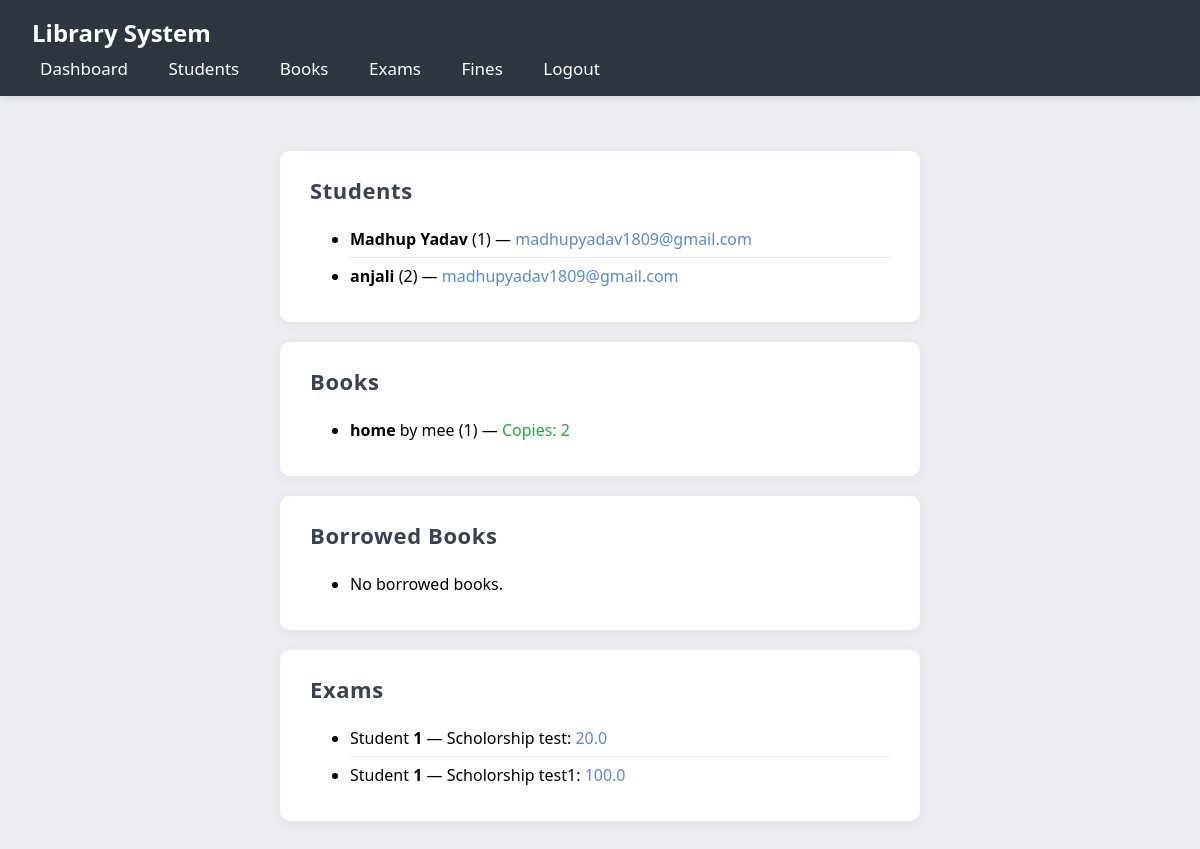
Screenshot of /dashboard (signed in) with the database file from the repository.
### models.py (models this page shows)
class Student(db.Model):
    id = db.Column(db.String(10), primary_key=True)
    name = db.Column(db.String(100), nullable=False)
    email = db.Column(db.String(100), nullable=False)

class Book(db.Model):
    id = db.Column(db.String(10), primary_key=True)
    title = db.Column(db.String(150), nullable=False)
    author = db.Column(db.String(100), nullable=False)
    copies = db.Column(db.Integer, nullable=False)

class Exam(db.Model):
    id = db.Column(db.Integer, primary_key=True)
    sid = db.Column(db.String(10), db.ForeignKey('student.id'), nullable=False)
    exam = db.Column(db.String(100), nullable=False)
    score = db.Column(db.Float, nullable=False)

### app.py (the view)
@app.route('/dashboard')
def dashboard():
    if not session.get('admin'):
        return redirect(url_for('admin_login'))
    students = Student.query.all()
    books = Book.query.all()
    borrows = Borrow.query.all()
    exams = Exam.query.all()
    return render_template('dashboard.html', students=students, books=books, borrows=borrows, exams=exams)

### templates/dashboard.html
{% extends "base.html" %}
{% block content %}
<div class="section">
    <h2 class="section-title">Students</h2>
    <ul>
    {% for s in students %}
        <li class="list-item">
            <strong>{{ s.name }}</strong> ({{ s.id }}) — <span style="color: #5b88d6;">{{ s.email }}</span>
        </li>
    {% else %}
        <li class="list-item">No students found.</li>
    {% endfor %}
    </ul>
</div>
<div class="section">
    <h2 class="section-title">Books</h2>
    <ul>
    {% for b in books %}
        <li class="list-item">
            <strong>{{ b.title }}</strong> by {{ b.author }} ({{ b.id }}) —
            <span style="color: #28a745;">Copies: {{ b.copies }}</span>
        </li>
    {% else %}
        <li class="list-item">No books available.</li>
    {% endfor %}
    </ul>
</div>
<div class="section">
    <h2 class="section-title">Borrowed Books</h2>
    <ul>
    {% for br in borrows %}
        <li class="list-item">
            Student <strong>{{ br.sid }}</strong> borrowed <strong>{{ br.bid }}</strong> until {{ br.due_date }},
            {% if br.return_date %}
            returned on <span style="color:#2542b6;">{{ br.return_date }}</span>{% else %}
            <span style="color: #f39c12;">Not returned</span>{% endif %},
            Fine: <span style="color: #e53e3e;">₹{{ br.fine }}</span>
        </li>
    {% else %}
        <li class="list-item">No borrowed books.</li>
    {% endfor %}
    </ul>
</div>
<div class="section">
    <h2 class="section-title">Exams</h2>
    <ul>
    {% for e in exams %}
        <li class="list-item">
            Student <strong>{{ e.sid }}</strong> — {{ e.exam }}: <span style="color:#5b88d6;">{{ e.score }}</span>
        </li>
    {% else %}
        <li class="list-item">No exams found.</li>
    {% endfor %}
    </ul>
</div>
{% endblock %}

### templates/base.html (shortened to what this page needs)
<!DOCTYPE html>
<html>
<head>
  <link rel="stylesheet" href="{{ url_for('static', filename='style.css') }}">
</head>
<body>
  <header>
    <h2>Library System</h2>
    <nav>
      <a href="{{ url_for('dashboard') }}">Dashboard</a>
      <a href="{{ url_for('student_list') }}">Students</a>
      <a href="{{ url_for('books_list') }}">Books</a>
      <a href="{{ url_for('exams_list') }}">Exams</a>
      <a href="{{ url_for('fines_view') }}">Fines</a>
      <a href="{{ url_for('logout') }}">Logout</a>
    </nav>
  </header>
  <main>
    {% block content %}{% endblock %}
  </main>
</body>
</html>

### static/style.css (style rules this page uses)
body { font-family: 'Segoe UI', Arial, sans-serif; background: #edeef2; margin: 0; }
header { background: #2d3541; color: #fff; padding: 1em 2em; box-shadow: 0 2px 8px rgba(44,62,80,0.12); }
header h2 { margin: 0; font-weight: 700; }
nav { margin-top: 8px; font-size: 17px; }
nav a { color: #fff; margin-right: 20px; text-decoration: none; padding: 2px 8px; border-radius: 4px; transition: background 0.15s; }
main { padding: 35px 0; min-height: 80vh; }
.section { background: #fff; margin: 20px auto; max-width: 580px; padding: 24px 30px 12px 30px; box-shadow: 0 2px 14px rgba(44,62,80,0.070); border-radius: 10px; }
.section-title { margin-top: 0; margin-bottom: 15px; font-size: 22px; font-weight: 600; color: #3a4154; letter-spacing: 0.6px; }
.list-item { font-size: 16px; padding: 7px 0; border-bottom: 1px solid #e7e7eb; }
.list-item:last-child { border-bottom: none; }

### rows the page displays
Student: name "Madhup Yadav", id "1", email "madhupyadav1809@gmail.com"
Student: name "anjali", id "2", email "madhupyadav1809@gmail.com"
Book: title "home", author "mee", id "1", copies "2"
Exam: sid "1", exam "Scholorship test", score "20.0"
Exam: sid "1", exam "Scholorship test1", score "100.0"
